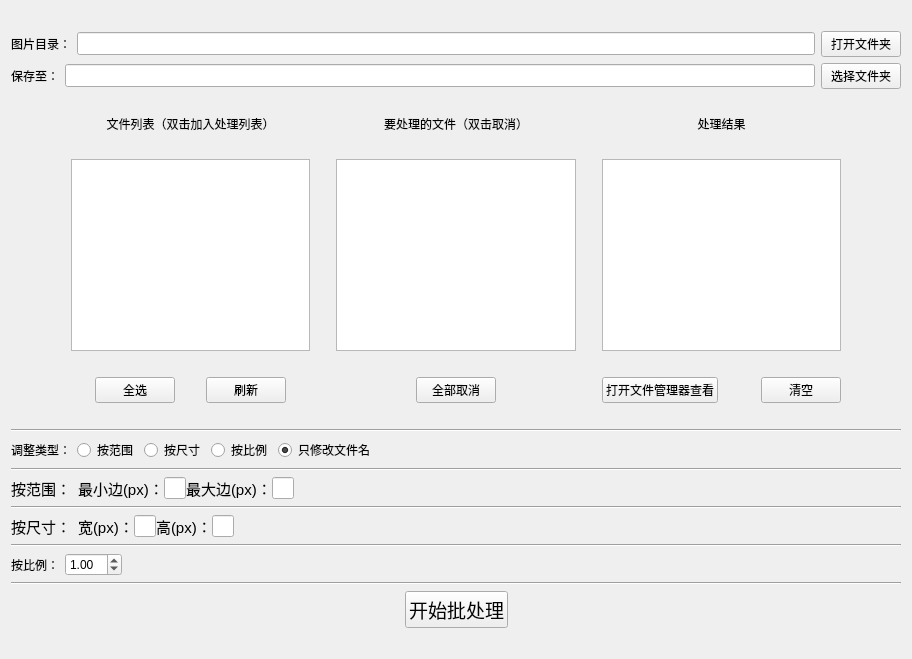
      <widget class="QWidget" name="tabBatchProc">
       <attribute name="title">
        <string>图片批处理</string>
       </attribute>
       <layout class="QVBoxLayout" name="tabBatchProcLayout">
        <item>
         <spacer name="batchProcSpacer_1">
          <property name="orientation">
           <enum>Qt::Horizontal</enum>
          </property>
          <property name="sizeHint" stdset="0">
           <size>
            <width>40</width>
            <height>20</height>
           </size>
          </property>
         </spacer>
        </item>
        <item>
         <layout class="QHBoxLayout" name="batchProcInputPathLayout">
          <item>
           <widget class="QLabel" name="batchProcInputPathLabel">
            <property name="text">
             <string>图片目录：</string>
            </property>
           </widget>
          </item>
          <item>
           <widget class="QLineEdit" name="batchProcInputPathLineEdit">
            <property name="font">
             <font>
              <family>Arial</family>
              <pointsize>10</pointsize>
             </font>
            </property>
           </widget>
          </item>
          <item>
           <widget class="QPushButton" name="batchProcInputPathButton">
            <property name="text">
             <string>打开文件夹</string>
            </property>
           </widget>
          </item>
         </layout>
        </item>
        <item>
         <layout class="QHBoxLayout" name="batchProcOutputPathLayout">
          <item>
           <widget class="QLabel" name="batchProcOutputPathLabel">
            <property name="text">
             <string>保存至：</string>
            </property>
           </widget>
          </item>
          <item>
           <widget class="QLineEdit" name="batchProcOutputPathLineEdit">
            <property name="font">
             <font>
              <family>Arial</family>
              <pointsize>10</pointsize>
             </font>
            </property>
           </widget>
          </item>
          <item>
           <widget class="QPushButton" name="batchProcOutputPathButton">
            <property name="text">
             <string>选择文件夹</string>
            </property>
           </widget>
          </item>
         </layout>
        </item>
        <item>
         <spacer name="batchProcSpacer_2">
          <property name="orientation">
           <enum>Qt::Horizontal</enum>
          </property>
          <property name="sizeHint" stdset="0">
           <size>
            <width>40</width>
            <height>20</height>
           </size>
          </property>
         </spacer>
        </item>
        <item>
         <layout class="QHBoxLayout" name="batchProcShowLayout" stretch="1,4,0,4,0,4,1">
          <item>
           <spacer name="batchProcShowSpacer_1">
            <property name="orientation">
             <enum>Qt::Vertical</enum>
            </property>
            <property name="sizeHint" stdset="0">
             <size>
              <width>20</width>
              <height>40</height>
             </size>
            </property>
           </spacer>
          </item>
          <item>
           <layout class="QVBoxLayout" name="batchProcShowFileListLayout" stretch="0,0,0,0,0">
            <item>
             <widget class="QLabel" name="batchProcShowFileListLabel">
              <property name="text">
               <string>文件列表（双击加入处理列表）</string>
              </property>
              <property name="alignment">
               <set>Qt::AlignCenter</set>
              </property>
             </widget>
            </item>
            <item>
             <spacer name="batchProcShowFileListTopSpacer">
              <property name="orientation">
               <enum>Qt::Horizontal</enum>
              </property>
              <property name="sizeHint" stdset="0">
               <size>
                <width>40</width>
                <height>20</height>
               </size>
              </property>
             </spacer>
            </item>
            <item>
             <widget class="QListWidget" name="batchProcShowFileListWidget">
              <property name="font">
               <font>
                <family>Arial</family>
                <pointsize>10</pointsize>
               </font>
              </property>
             </widget>
            </item>
            <item>
             <spacer name="batchProcShowFileListBottomSpacer_2">
              <property name="orientation">
               <enum>Qt::Horizontal</enum>
              </property>
              <property name="sizeHint" stdset="0">
               <size>
                <width>40</width>
                <height>20</height>
               </size>
              </property>
             </spacer>
            </item>
            <item>
             <layout class="QHBoxLayout" name="batchProcShowFileListButtonLayout">
              <item>
               <spacer name="batchProcShowFileListButtonSpacer_1">
                <property name="orientation">
                 <enum>Qt::Horizontal</enum>
                </property>
                <property name="sizeHint" stdset="0">
                 <size>
                  <width>40</width>
                  <height>20</height>
                 </size>
                </property>
               </spacer>
              </item>
              <item>
               <widget class="QPushButton" name="batchProcShowFileListSelectAllButton">
                <property name="text">
                 <string>全选</string>
                </property>
               </widget>
              </item>
              <item>
               <spacer name="batchProcShowFileListButtonSpacer_2">
                <property name="orientation">
                 <enum>Qt::Horizontal</enum>
                </property>
                <property name="sizeHint" stdset="0">
                 <size>
                  <width>40</width>
                  <height>20</height>
                 </size>
                </property>
               </spacer>
              </item>
              <item>
               <widget class="QPushButton" name="batchProcShowFileListFlushButton">
                <property name="text">
                 <string>刷新</string>
                </property>
               </widget>
              </item>
              <item>
               <spacer name="batchProcShowFileListButtonSpacer_3">
                <property name="orientation">
                 <enum>Qt::Horizontal</enum>
                </property>
                <property name="sizeHint" stdset="0">
                 <size>
                  <width>40</width>
                  <height>20</height>
                 </size>
                </property>
               </spacer>
              </item>
             </layout>
            </item>
           </layout>
          </item>
          <item>
           <spacer name="batchProcShowSpacer_2">
            <property name="orientation">
             <enum>Qt::Vertical</enum>
            </property>
            <property name="sizeHint" stdset="0">
             <size>
              <width>20</width>
              <height>40</height>
             </size>
            </property>
           </spacer>
          </item>
          <item>
           <layout class="QVBoxLayout" name="batchProcShowProcessingListLayout" stretch="0,0,0,0,0">
            <item>
             <widget class="QLabel" name="batchProcShowProcessingListLabel">
              <property name="text">
               <string>要处理的文件（双击取消）</string>
              </property>
              <property name="alignment">
               <set>Qt::AlignCenter</set>
              </property>
             </widget>
            </item>
            <item>
             <spacer name="batchProcShowProcessingListTopSpacer">
              <property name="orientation">
               <enum>Qt::Horizontal</enum>
              </property>
              <property name="sizeHint" stdset="0">
               <size>
                <width>40</width>
                <height>20</height>
               </size>
              </property>
             </spacer>
            </item>
            <item>
             <widget class="QListWidget" name="batchProcShowProcessingListWidget">
              <property name="font">
               <font>
                <family>Arial</family>
                <pointsize>10</pointsize>
               </font>
              </property>
             </widget>
            </item>
            <item>
             <spacer name="batchProcShowProcessingListBottomSpacer">
              <property name="orientation">
               <enum>Qt::Horizontal</enum>
              </property>
              <property name="sizeHint" stdset="0">
               <size>
                <width>40</width>
                <height>20</height>
               </size>
              </property>
             </spacer>
            </item>
            <item>
             <layout class="QHBoxLayout" name="batchProcShowProcessingListButtonLayout">
              <item>
               <spacer name="batchProcShowProcessingListButtonSpacer_1">
                <property name="orientation">
                 <enum>Qt::Horizontal</enum>
                </property>
                <property name="sizeHint" stdset="0">
                 <size>
                  <width>40</width>
                  <height>20</height>
                 </size>
                </property>
               </spacer>
              </item>
              <item>
               <widget class="QPushButton" name="batchProcShowProcessingListCancelAllButton">
                <property name="text">
                 <string>全部取消</string>
                </property>
               </widget>
              </item>
              <item>
               <spacer name="batchProcShowProcessingListButtonSpacer_2">
                <property name="orientation">
                 <enum>Qt::Horizontal</enum>
                </property>
                <property name="sizeHint" stdset="0">
                 <size>
                  <width>40</width>
                  <height>20</height>
                 </size>
                </property>
               </spacer>
              </item>
             </layout>
            </item>
           </layout>
          </item>
          <item>
           <spacer name="batchProcShowSpacer_3">
            <property name="orientation">
             <enum>Qt::Vertical</enum>
            </property>
            <property name="sizeHint" stdset="0">
             <size>
              <width>20</width>
              <height>40</height>
             </size>
            </property>
           </spacer>
          </item>
          <item>
           <layout class="QVBoxLayout" name="batchProcShowResultListLayout" stretch="0,0,0,0,0">
            <item>
             <widget class="QLabel" name="batchProcShowResultListLabel">
              <property name="text">
               <string>处理结果</string>
              </property>
              <property name="alignment">
               <set>Qt::AlignCenter</set>
              </property>
             </widget>
            </item>
            <item>
             <spacer name="batchProcShowResultListTopSpacer">
              <property name="orientation">
               <enum>Qt::Horizontal</enum>
              </property>
              <property name="sizeHint" stdset="0">
               <size>
                <width>40</width>
                <height>20</height>
               </size>
              </property>
             </spacer>
            </item>
            <item>
             <widget class="QListWidget" name="batchProcShowResultListWidget">
              <property name="font">
               <font>
                <family>Arial</family>
                <pointsize>10</pointsize>
               </font>
              </property>
             </widget>
            </item>
            <item>
             <spacer name="batchProcShowResultListBottomSpacer">
              <property name="orientation">
               <enum>Qt::Horizontal</enum>
              </property>
              <property name="sizeHint" stdset="0">
               <size>
                <width>40</width>
                <height>20</height>
               </size>
              </property>
             </spacer>
            </item>
            <item>
             <layout class="QHBoxLayout" name="batchProcShowResultListClearLayout">
              <item>
               <widget class="QPushButton" name="batchProcShowResultListExplorerButton">
                <property name="text">
                 <string>打开文件管理器查看</string>
                </property>
               </widget>
              </item>
              <item>
               <spacer name="batchProcShowResultListExplorerSpacer">
                <property name="orientation">
                 <enum>Qt::Horizontal</enum>
                </property>
                <property name="sizeHint" stdset="0">
                 <size>
                  <width>40</width>
                  <height>20</height>
                 </size>
                </property>
               </spacer>
              </item>
              <item>
               <widget class="QPushButton" name="batchProcShowResultListClearButton">
                <property name="text">
                 <string>清空</string>
                </property>
               </widget>
              </item>
             </layout>
            </item>
           </layout>
          </item>
          <item>
           <spacer name="batchProcShowSpacer_4">
            <property name="orientation">
             <enum>Qt::Vertical</enum>
            </property>
            <property name="sizeHint" stdset="0">
             <size>
              <width>20</width>
              <height>40</height>
             </size>
            </property>
           </spacer>
          </item>
         </layout>
        </item>
        <item>
         <spacer name="batchProcSpacer_3">
          <property name="orientation">
           <enum>Qt::Horizontal</enum>
          </property>
          <property name="sizeHint" stdset="0">
           <size>
            <width>40</width>
            <height>20</height>
           </size>
          </property>
         </spacer>
        </item>
        <item>
         <widget class="Line" name="batchProcLine_1">
          <property name="orientation">
           <enum>Qt::Horizontal</enum>
          </property>
         </widget>
        </item>
        <item>
         <layout class="QHBoxLayout" name="batchProcTypeLayout">
          <item>
           <widget class="QLabel" name="batchProcTypeLabel">
            <property name="text">
             <string>调整类型：</string>
            </property>
           </widget>
          </item>
          <item>
           <widget class="QRadioButton" name="batchProcRangeTypeButton">
            <property name="text">
             <string>按范围</string>
            </property>
           </widget>
          </item>
          <item>
           <widget class="QRadioButton" name="batchProcSizeTypeButton">
            <property name="text">
             <string>按尺寸</string>
            </property>
           </widget>
          </item>
          <item>
           <widget class="QRadioButton" name="batchProcScaleTypeButton">
            <property name="text">
             <string>按比例</string>
            </property>
           </widget>
          </item>
          <item>
           <widget class="QRadioButton" name="batchProcDefaultTypeButton">
            <property name="text">
             <string>只修改文件名</string>
            </property>
            <property name="checked">
             <bool>true</bool>
            </property>
           </widget>
          </item>
          <item>
           <spacer name="batchProcTypeSpacer">
            <property name="orientation">
             <enum>Qt::Horizontal</enum>
            </property>
            <property name="sizeHint" stdset="0">
             <size>
              <width>40</width>
              <height>20</height>
             </size>
            </property>
           </spacer>
          </item>
         </layout>
        </item>
        <item>
         <widget class="Line" name="batchProcLine_2">
          <property name="orientation">
           <enum>Qt::Horizontal</enum>
          </property>
         </widget>
        </item>
        <item>
         <layout class="QHBoxLayout" name="batchProcRangeLayout" stretch="1,1,1,9">
          <property name="spacing">
           <number>0</number>
          </property>
          <property name="sizeConstraint">
           <enum>QLayout::SetDefaultConstraint</enum>
          </property>
          <item>
           <widget class="QLabel" name="batchProcRangeLabel">
            <property name="font">
             <font>
              <family>Arial</family>
              <pointsize>11</pointsize>
             </font>
            </property>
            <property name="styleSheet">
             <string notr="true"/>
            </property>
            <property name="text">
             <string>按范围：</string>
            </property>
           </widget>
          </item>
          <item>
           <layout class="QHBoxLayout" name="batchProcRangeMinLayout" stretch="0,0">
            <item>
             <widget class="QLabel" name="batchProcRangeMinLabel">
              <property name="font">
               <font>
                <family>Arial</family>
                <pointsize>11</pointsize>
               </font>
              </property>
              <property name="text">
               <string>最小边(px)：</string>
              </property>
              <property name="alignment">
               <set>Qt::AlignLeading|Qt::AlignLeft|Qt::AlignVCenter</set>
              </property>
             </widget>
            </item>
            <item>
             <widget class="QLineEdit" name="batchProcRangeMinLineEdit"/>
            </item>
           </layout>
          </item>
          <item>
           <layout class="QHBoxLayout" name="batchProcRangeMaxLayout">
            <item>
             <widget class="QLabel" name="batchProcRangeMaxLabel">
              <property name="font">
               <font>
                <family>Arial</family>
                <pointsize>11</pointsize>
               </font>
              </property>
              <property name="text">
               <string>最大边(px)：</string>
              </property>
              <property name="alignment">
               <set>Qt::AlignLeading|Qt::AlignLeft|Qt::AlignVCenter</set>
              </property>
             </widget>
            </item>
            <item>
             <widget class="QLineEdit" name="batchProcRangeMaxLineEdit"/>
            </item>
           </layout>
          </item>
          <item>
           <spacer name="batchProcRangeSpacer">
            <property name="orientation">
             <enum>Qt::Horizontal</enum>
            </property>
            <property name="sizeHint" stdset="0">
             <size>
              <width>40</width>
              <height>20</height>
             </size>
            </property>
           </spacer>
          </item>
         </layout>
        </item>
        <item>
         <widget class="Line" name="batchProcLine_3">
          <property name="orientation">
           <enum>Qt::Horizontal</enum>
          </property>
         </widget>
        </item>
        <item>
         <layout class="QHBoxLayout" name="batchProcSizeLayout" stretch="1,1,1,10">
          <property name="spacing">
           <number>0</number>
          </property>
          <property name="sizeConstraint">
           <enum>QLayout::SetDefaultConstraint</enum>
          </property>
          <item>
           <widget class="QLabel" name="batchProcSizeLabel">
            <property name="font">
             <font>
              <family>Arial</family>
              <pointsize>11</pointsize>
             </font>
            </property>
            <property name="styleSheet">
             <string notr="true"/>
            </property>
            <property name="text">
             <string>按尺寸：</string>
            </property>
           </widget>
          </item>
          <item>
           <layout class="QHBoxLayout" name="batchProcSizeWidthLayout" stretch="0,0">
            <item>
             <widget class="QLabel" name="batchProcSizeWidthLabel">
              <property name="font">
               <font>
                <family>Arial</family>
                <pointsize>11</pointsize>
               </font>
              </property>
              <property name="text">
               <string>宽(px)：</string>
              </property>
              <property name="alignment">
               <set>Qt::AlignLeading|Qt::AlignLeft|Qt::AlignVCenter</set>
              </property>
             </widget>
            </item>
            <item>
             <widget class="QLineEdit" name="batchProcSizeWidthLineEdit"/>
            </item>
           </layout>
          </item>
          <item>
           <layout class="QHBoxLayout" name="batchProcSizeHeightLayout">
            <item>
             <widget class="QLabel" name="batchProcSizeHeightLabel">
              <property name="font">
               <font>
                <family>Arial</family>
                <pointsize>11</pointsize>
               </font>
              </property>
              <property name="text">
               <string>高(px)：</string>
              </property>
              <property name="alignment">
               <set>Qt::AlignLeading|Qt::AlignLeft|Qt::AlignVCenter</set>
              </property>
             </widget>
            </item>
            <item>
             <widget class="QLineEdit" name="batchProcSizeHeightLineEdit"/>
            </item>
           </layout>
          </item>
          <item>
           <spacer name="batchProcSizeSpacer">
            <property name="orientation">
             <enum>Qt::Horizontal</enum>
            </property>
            <property name="sizeHint" stdset="0">
             <size>
              <width>40</width>
              <height>20</height>
             </size>
            </property>
           </spacer>
          </item>
         </layout>
        </item>
        <item>
         <widget class="Line" name="batchProcLine_4">
          <property name="orientation">
           <enum>Qt::Horizontal</enum>
          </property>
         </widget>
        </item>
        <item>
         <layout class="QHBoxLayout" name="batchProcScaleLayout">
          <item>
           <widget class="QLabel" name="batchProcScaleLabel">
            <property name="text">
             <string>按比例：</string>
            </property>
           </widget>
          </item>
          <item>
           <widget class="QDoubleSpinBox" name="batchProcScaleSpinBox">
            <property name="decimals">
             <number>2</number>
            </property>
            <property name="minimum">
             <double>0.100000000000000</double>
            </property>
            <property name="singleStep">
             <double>0.100000000000000</double>
            </property>
            <property name="value">
             <double>1.000000000000000</double>
            </property>
           </widget>
          </item>
          <item>
           <spacer name="batchProcScaleSpacer">
            <property name="orientation">
             <enum>Qt::Horizontal</enum>
            </property>
            <property name="sizeHint" stdset="0">
             <size>
              <width>40</width>
              <height>20</height>
             </size>
            </property>
           </spacer>
          </item>
         </layout>
        </item>
        <item>
         <widget class="Line" name="batchProcLine_5">
          <property name="orientation">
           <enum>Qt::Horizontal</enum>
          </property>
         </widget>
        </item>
        <item>
         <layout class="QHBoxLayout" name="batchProcStartLayout">
          <item>
           <spacer name="batchProcStartLeftSpacer">
            <property name="orientation">
             <enum>Qt::Horizontal</enum>
            </property>
            <property name="sizeHint" stdset="0">
             <size>
              <width>40</width>
              <height>20</height>
             </size>
            </property>
           </spacer>
          </item>
          <item>
           <widget class="QPushButton" name="batchProcStartButton">
            <property name="font">
             <font>
              <family>Arial</family>
              <pointsize>14</pointsize>
             </font>
            </property>
            <property name="text">
             <string>开始批处理</string>
            </property>
           </widget>
          </item>
          <item>
           <spacer name="batchProcStartRightSpacer">
            <property name="orientation">
             <enum>Qt::Horizontal</enum>
            </property>
            <property name="sizeHint" stdset="0">
             <size>
              <width>40</width>
              <height>20</height>
             </size>
            </property>
           </spacer>
          </item>
         </layout>
        </item>
        <item>
         <spacer name="batchProcSpacer_5">
          <property name="orientation">
           <enum>Qt::Horizontal</enum>
          </property>
          <property name="sizeHint" stdset="0">
           <size>
            <width>40</width>
            <height>20</height>
           </size>
          </property>
         </spacer>
        </item>
       </layout>
      </widget>
